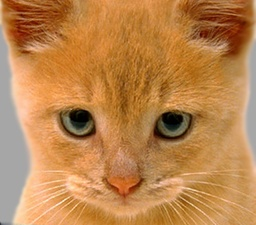
#> input picture Module_1/cat2.jpg, 256 x 225 px, shrunk from 410 x 361 before the run
$ python SticksFilter.py
#> lines starting #> are read from the running program, lines starting #| are printed output that depends on the picture
#> further down, image is the input picture: shape (225, 256, 3); mean B, G, R 77.2, 132.5, 188.2
import cv2 as cv
import numpy as np

def createSticks():
    one = np.array([[1/5, 0, 0, 0, 0],
                [0, 1/5, 0, 0, 0],
                [0, 0, 1/5, 0, 0],
                [0, 0, 0, 1/5, 0],
                [0, 0, 0, 0, 1/5],])
    two = np.array([[0, 0, 0, 0, 0],
                [1/5, 1/5, 0, 0, 0],
                [0, 0, 1/5, 0, 0],
                [0, 0, 0, 1/5, 1/5],
                [0, 0, 0, 0, 0],])
    three = np.array([[0, 0, 0, 0, 0],
                [0, 0, 0, 0, 0],
                [1/5, 1/5, 1/5, 1/5, 1/5],
                [0, 0, 0, 0, 0],
                [0, 0, 0, 0, 0],])
    four = np.array([[0, 0, 0, 0, 0],
                [0, 0, 0, 0, 1/5],
                [0, 1/5, 1/5, 1/5, 0],
                [1/5, 0, 0, 0, 0],
                [0, 0, 0, 0, 0],])
    five = np.array([[0, 0, 0, 0, 1/5],
                [0, 0, 0, 1/5, 0],
                [0, 0, 1/5, 0, 0],
                [0, 1/5, 0, 0, 0],
                [1/5, 0, 0, 0, 0],])
    six = np.array([[0, 0, 0, 1/5, 0],
                [0, 0, 0, 1/5, 0],
                [0, 0, 1/5, 0, 0],
                [0, 1/5, 0, 0, 0],
                [0, 1/5, 0, 0, 0],])
    seven = np.array([[0, 0, 1/5, 0, 0],
                [0, 0, 1/5, 0, 0],
                [0, 0, 1/5, 0, 0],
                [0, 0, 1/5, 0, 0],
                [0, 0, 1/5, 0, 0],])
    eight = np.array([[0, 1/5, 0, 0, 0],
                [0, 1/5, 0, 0, 0],
                [0, 0, 1/5, 0, 0],
                [0, 0, 0, 1/5, 0],
                [0, 0, 0, 1/5, 0],])
    return np.array([one, two, three, four, five, six, seven, eight])

#Get the neighbourhood of (5x5 matrix) at pixel (x,y)
def getN(img, x, y):
    temp = np.ones((5,5), np.float32)
    for i in range (x-2, x+2):
        for j in range(y-2, y+2):
            temp[i - x + 2][j - y + 2] = img[i][j]
    return temp

#Apply sticks filter to a given image
def sticksFilter(img):
    img = cv.cvtColor(img, cv.COLOR_BGR2GRAY)
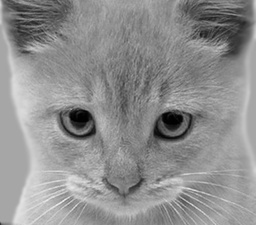
#> img: shape (225, 256); min 0, max 236, mean 142.9
    sticks = createSticks() #generate stick kernals
    output = np.copy(img) #Output variable
    for i in range(5, len(img) - 5):
        for j in range(5, len(img[i]) - 5):
            difference = 0; #Variable to keep track of which sticks kernel has the maximum difference
            stick = 0; #Variable to keep track of which stick kernel is the best fit
            for x in range(len(sticks)):
                imgN = getN(img, i, j) #Get the 5x5 neighbourhood of the img[i][j] pixel
                temp = np.ones((5, 5))

                #the following calculations are to find the maximum difference sticks kernel
                for k in range(0, 5):
                    for l in range(0, 5):
                        temp[k][l] = sticks[x][k][l] * imgN[k][l]
                diff = np.subtract(temp, imgN)
                if(np.abs((np.sum(diff))) > difference):
                    difference = np.sum(diff)
                    stick = sticks[x]

            #The following calculations are to use the stick kernal we found and improve contrast
            for k in range(i - 2, i + 2):
                for l in range(j - 2, j + 2):
                    #Check if the stick kernal is 0 at current kernel to improve contrast
                    #+100 and -100 are arbitrary values I picked, specifications did not mention how to contrast specifically
                    if (stick[k - i + 2][l - j + 2] != 0):
                        output[k][l] = img[k][l] + 100
                    else:
                        output[k][l] = img[k][l] - 100
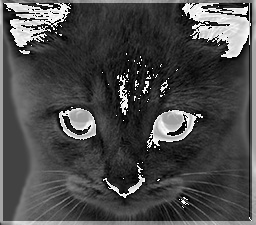
#> output: shape (225, 256); min 0, max 255, mean 74.2
    cv.imshow("Original", image)
    cv.imshow("Sticks filtered", output)
    cv.waitKey(0)
    cv.destroyAllWindows()
    return output;


#Get the image we want to run our sticks filter on
image = cv.imread("cat2.jpg")
sticksImage = sticksFilter(image)
